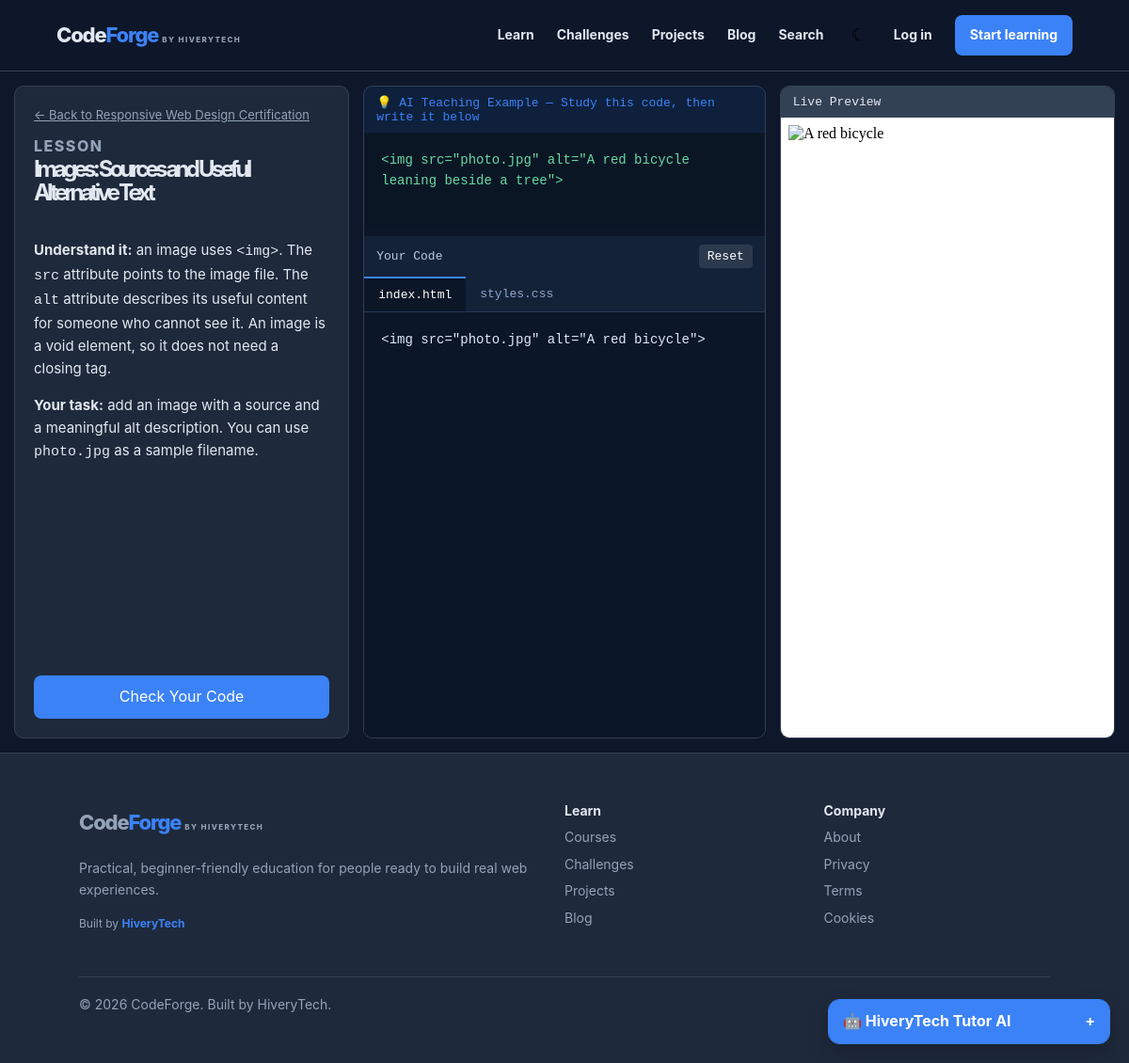
/courses/responsive-web-design/html-images-and-alt-text, run on the app's committed database.
### app/models.py (models this page shows, shortened)
class Course(db.Model):
    id = db.Column(db.Integer, primary_key=True)
    title = db.Column(db.String(160), nullable=False)
    slug = db.Column(db.String(180), unique=True, nullable=False, index=True)
    description = db.Column(db.Text, nullable=False)
    difficulty = db.Column(db.String(30), default="Beginner")
    duration = db.Column(db.String(40), default="6 hours")
    category = db.Column(db.String(60), default="Programming")
    instructor = db.Column(db.String(80), default="HiveryTech Team")
    published = db.Column(db.Boolean, default=True)
    modules = db.relationship("Module", backref="course", cascade="all, delete-orphan", order_by="Module.position")
    students = db.relationship("User", secondary="enrollment", back_populates="enrollments")
    projects = db.relationship("Project", backref="course", lazy=True)
    def lessons(self): return [l for m in self.modules for l in m.lessons]

class Lesson(db.Model):
    id = db.Column(db.Integer, primary_key=True)
    module_id = db.Column(db.Integer, db.ForeignKey("module.id"), nullable=False)
    title = db.Column(db.String(180), nullable=False)
    slug = db.Column(db.String(180), nullable=False)
    body = db.Column(db.Text, nullable=False)
    example_code = db.Column(db.Text, default="")
    code = db.Column(db.Text, default="")
    language = db.Column(db.String(20), default="python")
    position = db.Column(db.Integer, default=1)
    tests = db.Column(db.Text, default="[]")
    hints = db.Column(db.Text, default="[]")
    __table_args__ = (db.UniqueConstraint("module_id", "slug", name="unique_lesson_slug"),)

### app/routes.py (the view)
@bp.route("/courses/<course_slug>/<lesson_slug>")
def lesson(course_slug, lesson_slug):
    c = Course.query.filter_by(slug=course_slug).first_or_404()
    l = next((x for x in c.lessons() if x.slug == lesson_slug), None)
    if not l: abort(404)
    return render_template("lesson.html", course=c, lesson=l, lessons=c.lessons())

### app/templates/lesson.html (shortened to what this page needs)
{% extends 'base.html' %}
{% block content %}
<div class="lesson-layout" style="position: relative;">
  <article class="lesson-content">
    <a href="{{ url_for('main.course',slug=course.slug) }}" style="color:var(--muted); font-size: 13px; text-decoration: underline; margin-bottom: 10px;">← Back to {{ course.title }}</a>
    <p class="eyebrow" style="margin-top:0;">LESSON</p>
    <h1 style="font-size: 24px;">{{ lesson.title }}</h1>
    <div style="font-size: 15px; line-height: 1.6; color: var(--ink);">
      {{ lesson.body|safe }}
    </div>
    <div style="display: flex; gap: 10px; margin-top: auto;">
      <button class="button complete" data-lesson="{{ lesson.id }}" style="flex-grow: 1;">Check Your Code</button>
    </div>
  </article>
  <div class="editor" data-language="{{ lesson.language }}" data-course="{{ course.slug }}" id="editor-container" style="display: flex; flex-direction: column;">
    <div class="editor-bar" style="background: rgba(38,119,255,0.1); color: var(--blue);">
      <span>💡 AI Teaching Example — Study this code, then write it below</span>
    </div>
    <textarea class="example-code" spellcheck="false" readonly style="flex-grow: 0; min-height: 100px; background: rgba(0,0,0,0.02); color: #69d9a2; width: 100%; border: 0; padding: 18px; font: 14px/1.6 ui-monospace, monospace; resize: none; outline: 0;">{{ lesson.example_code }}</textarea>
    <div class="editor-bar" style="margin-top: 10px;">
      <span>Your Code</span>
      <button class="reset">Reset</button>
    </div>
    {% if course.slug in ['html-css', 'responsive-web-design'] and lesson.language == 'html' %}
      <div class="file-tabs">
        <button class="file-tab active" data-file="html">index.html</button>
        <button class="file-tab" data-file="css">styles.css</button>
      </div>
      <textarea class="code-file active" data-file="html" spellcheck="false" id="code-box-html">{{ lesson.code }}</textarea>
    {% endif %}
  </div>
  <div class="preview-pane">
    <div class="preview-bar" style="display:flex; justify-content:space-between; align-items:center;">
      <span>{% if course.slug in ['html-css', 'responsive-web-design'] %}Live Preview{% else %}Console Output{% endif %}</span>
    </div>
    {% if course.slug in ['html-css', 'responsive-web-design'] %}
      <iframe class="preview-frame" id="live-preview" title="Your live webpage preview" sandbox="allow-scripts allow-modals"></iframe>
    {% else %}
      <pre class="output" aria-live="polite" id="console-output" style="flex-grow:1;">Ready for execution. Click "Check Your Code" to run your program.</pre>
    {% endif %}
  </div>
  <div id="ai-chatbot" style="position: fixed; bottom: 20px; right: 20px; width: 300px; background: var(--card-bg); border: 1px solid var(--blue); border-radius: 12px; box-shadow: 0 10px 25px rgba(0,0,0,0.2); display: flex; flex-direction: column; overflow: hidden; z-index: 100;">
    <div id="ai-chat-header" style="background: var(--blue); color: #fff; padding: 10px 15px; font-weight: bold; cursor: pointer; display: flex; justify-content: space-between;">
      <span>🤖 HiveryTech Tutor AI</span>
      <span id="ai-chat-toggle">+</span>
    </div>
  </div>
</div>
{% endblock %}

### app/static/css/app.css (style rules this page uses)
:root { --ink: #08111f; --blue: #2677ff; --paper: #f7f9fc; --line: #dce4ef; --muted: #617086; --white: #fff; --bg-gradient: linear-gradient(120deg, #fff 0%, #edf4ff 100%); --panel-bg: #091525; --card-bg: #fff; --card-border: var(--line); --header-bg: rgba(255, 255, 255, 0.85); }
[data-theme="dark"] { --ink: #e2e8f0; --blue: #3b82f6; --paper: #0f172a; --line: #334155; --muted: #94a3b8; --white: #1e293b; --bg-gradient: linear-gradient(120deg, #0f172a 0%, #1e293b 100%); --panel-bg: #020617; --card-bg: #1e293b; --card-border: #334155; --header-bg: rgba(15, 23, 42, 0.85); }
* { box-sizing: border-box; }
body { margin: 0; font: 16px/1.6 Inter, ui-sans-serif, system-ui, sans-serif; color: var(--ink); background: var(--paper); transition: background-color 0.3s ease, color 0.3s ease; }
a { color: inherit; text-decoration: none; transition: color 0.2s; }
.nav-cta, .button { background: var(--blue); color: #fff; padding: 10px 16px; border-radius: 8px; font-weight: 750; border: 0; font: inherit; cursor: pointer; transition: transform 0.2s, box-shadow 0.2s; }
h1 { font-size: clamp(38px, 5.5vw, 72px); letter-spacing: -3.8px; line-height: 1.02; margin: 12px 0 22px; }
.eyebrow { font-weight: 800; font-size: 11px; letter-spacing: 1.5px; color: var(--blue); margin: 0; text-transform: uppercase; }
.lesson-layout { display: grid; grid-template-columns: minmax(300px, 1fr) minmax(400px, 1.2fr) minmax(300px, 1fr); gap: 15px; height: calc(100vh - 76px); padding: 15px; max-width: none; margin: 0; overflow: hidden; }
.lesson-content, .editor, .preview-pane { background: var(--card-bg); border: 1px solid var(--card-border); border-radius: 10px; padding: 20px; overflow-y: auto; display: flex; flex-direction: column; }
.lesson-content > p { font-size: 16px; color: var(--muted); }
.lesson-content h1 { font-size: 28px; margin-top: 0; }
.editor { background: #0b1626; color: #fff; padding: 0; }
.editor-bar { background: #142238; color: #b9c8dc; padding: 9px 13px; display: flex; gap: 10px; font: 13px monospace; align-items: center; }
.editor-bar button { margin-left: auto; border: 0; border-radius: 4px; padding: 5px 9px; font: inherit; cursor: pointer; background: rgba(255,255,255,0.1); color: #fff; transition: background 0.2s; }
.editor textarea { width: 100%; flex-grow: 1; background: #0b1626; color: #ddeafb; border: 0; padding: 18px; font: 14px/1.6 ui-monospace, monospace; resize: none; outline: 0; }
.preview-pane { padding: 0; }
.preview-bar { background: var(--line); padding: 9px 13px; font: 13px monospace; color: var(--ink); }
.preview-frame { width: 100%; flex-grow: 1; border: 0; background: #fff; }
.file-tabs { display: flex; background: #142238; border-bottom: 1px solid #263b56; }
.file-tab { background: none; border: none; color: #8ca5c6; padding: 10px 15px; cursor: pointer; font: 13px monospace; }
.file-tab.active { background: #0b1626; color: #fff; border-top: 2px solid var(--blue); }
.code-file { display: none; }
.code-file.active { display: block; }

### data on the page
Course: title "Responsive Web Design Certification"
Lesson: title "Images: Sources and Useful Alternative Text", body "Understand it: an image uses <img> . The src attribute points to the image file. The alt attribute describes its useful content for someone who cannot see it. An image is a void element, so it does not need a closing tag. Your task: add an image with a source and a meaningful alt description. You can use photo.jpg as a sample filename.", example_code "<img src=\"photo.jpg\" alt=\"A red bicycle leaning beside a tree\">", code "<img src=\"photo.jpg\" alt=\"A red bicycle\">"
